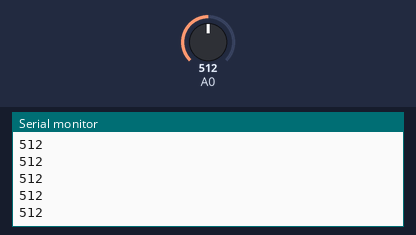
Recording of a sketch running on a simulated Arduino Uno, built with avr-gcc and run on an emulated ATmega328P. Parts: the last lines printed to the serial monitor. The test bench sets the inputs (shaded band); at power-on: A0 = 512.

Above: at 1.2 s.
1.3 s: A0 set to 716
At 2.3 s:
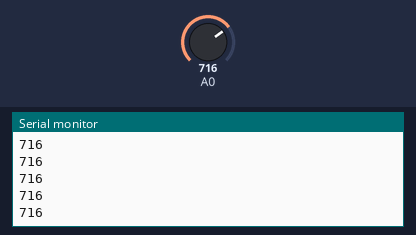
2.8 s: A0 set to 900
At 3.8 s:
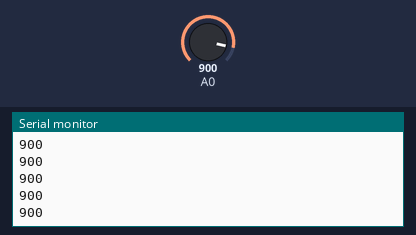
Timing chart, 0 to 5.8 s (numbered marks = the images above; inputs shaded):
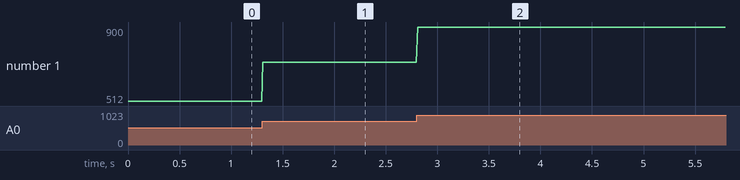

Measured:
- after the input at 1.3 s, the serial monitor: prints a new line at once (image 1)
- after the input at 2.8 s, the serial monitor: prints a new line at once (image 2)
- plotted number 1: 512 → 716 after the input at 1.3 s, 716 → 900 after the input at 2.8 s

The sketch:

Reading-Sensor-Raw.ino
```cpp
int val = 0;
int samples[10];
int smoothness = 10;
int i = 0;
int x = 0;
void setup() {
  // put your setup code here, to run once:
Serial.begin(9600);

pinMode(0, INPUT);
}

void loop() {
  /*// put your main code here, to run repeatedly:
int val = analogRead(0);
for (i=0; i<smoothness; i++){
  samples[i] = analogRead(0);
  delay(5);
}

float average = 0;
for (x=0; x<smoothness; x++){
  average = average + samples[x];
}
average /= smoothness;
Serial.println(average);

delay(5);*/
Serial.println(analogRead(0));
delay(10);
}
```
